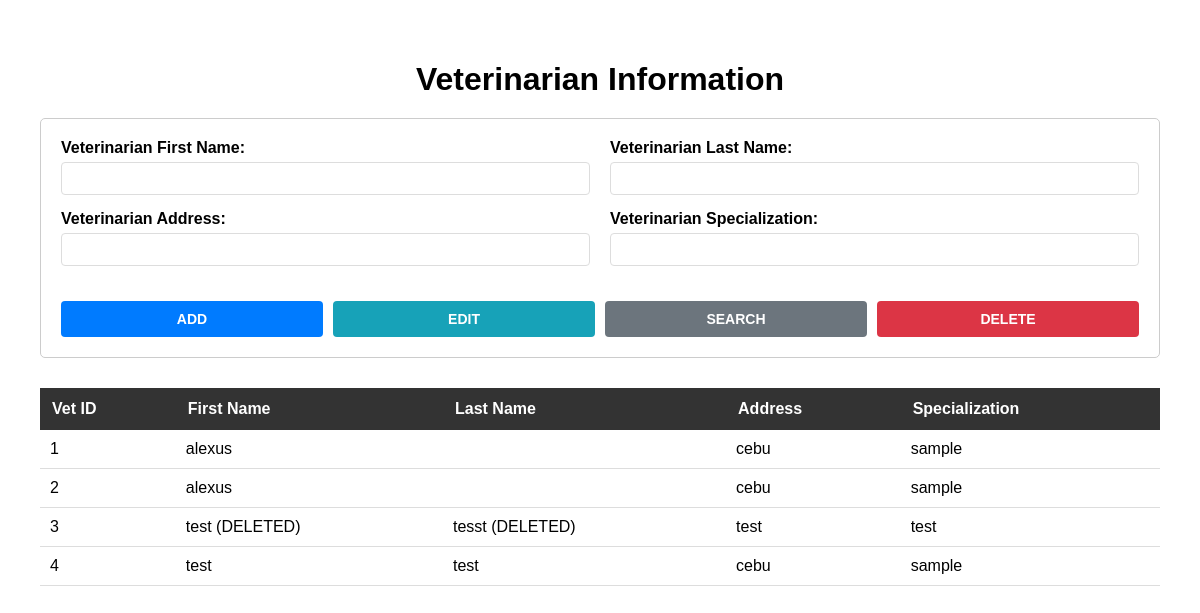
Page /pet/vet.php on the committed database.
### tables this page shows
CREATE TABLE `veterinarians` (
  `vetID` int(11) NOT NULL,
  `vetFName` varchar(30) DEFAULT NULL,
  `vetLName` varchar(30) DEFAULT NULL,
  `vetAddress` varchar(255) DEFAULT NULL,
  `vetSpecial` varchar(50) DEFAULT NULL
);

### pet/vet.php (the view, shortened to what this page needs)
<?php
include 'db_conn.php';
$query = "SELECT * FROM veterinarians";
$result = $conn->query($query);
?>
<!DOCTYPE html>
<html lang="en">
<head>
    <link href="style.css" rel="stylesheet">
</head>
<body>
    <div>
        <h1>Veterinarian Information</h1>
        <form method="POST" action="#">
            <div class="form-row">
                <div class="form-col">
                    <div class="form-group">
                        <label for="vetFName">Veterinarian First Name:</label>
                        <input type="text" id="vetFName" name="vetFName">
                    </div>
                    <div class="form-group">
                        <label for="vetAddress">Veterinarian Address:</label>
                        <input type="text" id="vetAddress" name="vetAddress">
                    </div>
                </div>
                <div class="form-col">
                    <div class="form-group">
                        <label for="vetLName">Veterinarian Last Name:</label>
                        <input type="text" id="vetLName" name="vetLName">
                    </div>
                    <div class="form-group">
                        <label for="vetSpecial">Veterinarian Specialization:</label>
                        <input type="text" id="vetSpecial" name="vetSpecial">
                    </div>
                </div>
            </div>
            <div class="button-group">
                <button type="submit" name="add" class="btn-add">ADD</button>
                <button type="submit" name="edit" class="btn-edit">EDIT</button>
                <button type="submit" name="search" class="btn-search">SEARCH</button>
                <button type="submit" name="delete" class="btn-delete">DELETE</button>
            </div>
        </form>
        <table>
            <thead>
                <tr>
                    <th>Vet ID</th>
                    <th>First Name</th>
                    <th>Last Name</th>
                    <th>Address</th>
                    <th>Specialization</th>
                </tr>
            </thead>
            <tbody>
                <?php
                if ($result->num_rows > 0) {
                    while($row = $result->fetch_assoc()) {
                        echo "<tr>";
                        echo "<td>" . $row['vetID'] . "</td>";
                        echo "<td>" . $row['vetFName'] . "</td>";
                        echo "<td>" . $row['vetLName'] . "</td>";
                        echo "<td>" . $row['vetAddress'] . "</td>";
                        echo "<td>" . $row['vetSpecial'] . "</td>";
                        echo "</tr>";
                    }
                }
                ?>
            </tbody>
        </table>
    </div>
</body>
</html>

### pet/style.css (style rules this page uses)
body { font-family: Arial, sans-serif; margin: 20px; padding: 20px; }
h1 { text-align: center; margin-bottom: 20px; }
form { margin-bottom: 30px; border: 1px solid #ccc; padding: 20px; border-radius: 5px; }
.form-group { margin-bottom: 15px; }
label { display: block; margin-bottom: 5px; font-weight: bold; }
input, select { width: 100%; padding: 8px; border: 1px solid #ddd; border-radius: 4px; box-sizing: border-box; }
.form-row { display: flex; gap: 20px; }
.form-col { flex: 1; }
.button-group { display: flex; gap: 10px; margin-top: 20px; }
button { flex: 1; padding: 10px 15px; border: none; border-radius: 4px; cursor: pointer; font-size: 14px; font-weight: bold; }
.btn-add { background-color: #007bff; color: white; }
.btn-edit { background-color: #17a2b8; color: white; }
.btn-search { background-color: #6c757d; color: white; }
.btn-delete { background-color: #dc3545; color: white; }
table { width: 100%; border-collapse: collapse; margin-top: 20px; }
table th { background-color: #333; color: white; padding: 12px; text-align: left; }
table td { padding: 10px; border-bottom: 1px solid #ddd; }

### rows in the picture
veterinarians: vetID "1", vetFName "alexus", vetAddress "cebu", vetSpecial "sample"
veterinarians: vetID "2", vetFName "alexus", vetAddress "cebu", vetSpecial "sample"
veterinarians: vetID "3", vetFName "test (DELETED)", vetLName "tesst (DELETED)", vetAddress "test", vetSpecial "test"
veterinarians: vetID "4", vetFName "test", vetLName "test", vetAddress "cebu", vetSpecial "sample"
